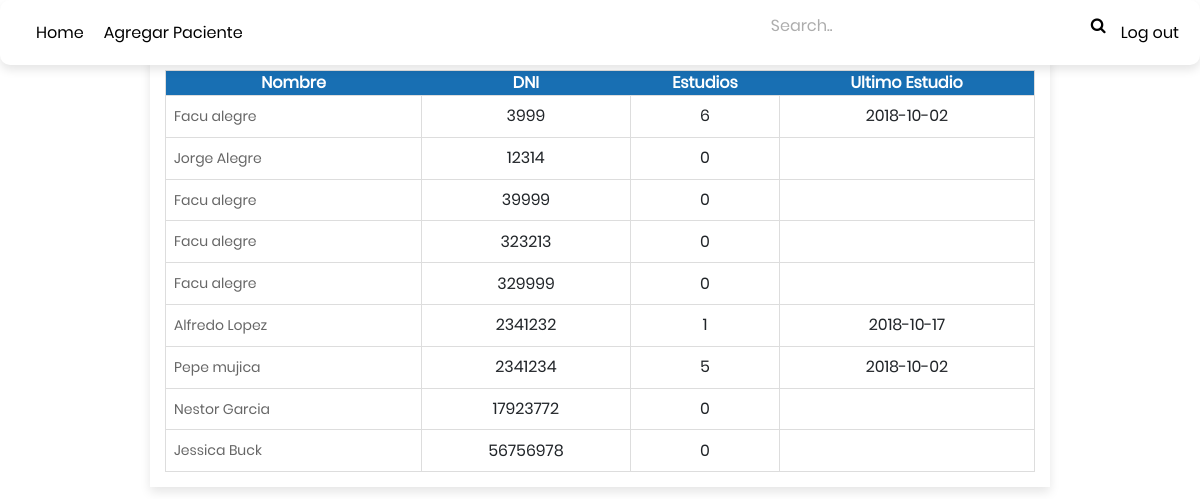
Before: / (signed in) with the older database file.
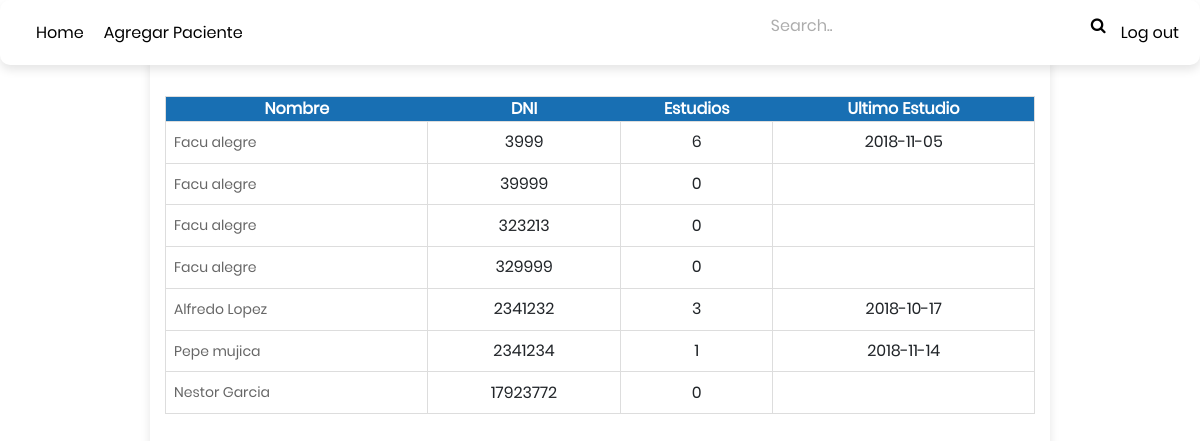
After: the same page with the newer database file.
### nonrisk/models.py (models this page shows, shortened)
class Pacient(models.Model):
    id = models.IntegerField(primary_key=True) #DNI
    MALE = 'M'
    FEMALE = 'F'
    SEX_OPTIONS = ((MALE, 'Male'), (FEMALE, 'Female'))
    name = models.CharField(max_length=50, null=False, blank=False)
    name_second = models.CharField(max_length=50, null=True, blank=True)
    name_last = models.CharField(max_length=50, null=False, blank=False)
    sex = models.CharField(max_length=1, choices=SEX_OPTIONS)
    address = models.CharField(max_length=175, null=False, blank=False)
    phone = models.IntegerField()
    date_of_birth = models.DateField()
    medical_details = models.CharField(max_length=300)
    WHITE = 'W'
    BLACK = 'B'
    RACE_OPTIONS = ((WHITE, 'white'), (BLACK, 'black'))
    race = models.CharField(max_length=1, choices=RACE_OPTIONS, null=False, blank=False)
    arterial_age = models.FloatField(null=True, blank=True)
    smoke = models.BooleanField()
    smoke_quantity = models.IntegerField(null=True, blank=True)
    smoke_duration = models.DateField(null=True, blank=True)
    smoke_quit = models.DateField(null=True, blank=True)
    diabetes = models.BooleanField()
    diabetes_type = models.IntegerField(null=True, blank=True)
    diabetes_date = models.DateField(null=True, blank=True)
    PRIMARY = 'Primaria'
    SECONDARY = 'Secundaria'
    HYPER_OPTIONS = ((PRIMARY, 'Primaria'),(SECONDARY, 'Secundaria'))
    hyper = models.BooleanField()
    hyper_type = models.CharField(null=True, max_length=10,choices=HYPER_OPTIONS, blank=True)
    hyper_date = models.DateField(null=True, blank=True)
    I = 'I'
    IIA = 'IIa'
    IIB = 'IIb'
    III = 'III'
    IV = 'IV'
    V = 'V'
    DISLIPIDEMIA_OPTIONS = ((I,'I'),(IIA, 'IIa'),(IIB,'IIb'),(III,'III'),
        (IV, 'IV'),(V,'V'))
    dislipidemia = models.BooleanField()
    dislipidemia_type = models.CharField(null=True, max_length=10,
                                         choices=DISLIPIDEMIA_OPTIONS, blank=True)
    dislipidemia_date = models.DateField(null=True, blank=True)
    G1 ='G1'
    G2 ='G2'
    G3A='G3a'
    G3B='G3b'
    G4 ='G4'
    G5 ='G5'
    IRC_OPTIONS = ((G1,'G1'),(G2,'G2'),(G3A,'G3a'),(G3B,'G3b'),(G4,'G4'),(G5,'G5'))
    irc = models.BooleanField()
    irc_type = models.CharField(null=True,blank=True, choices=IRC_OPTIONS, max_length=3)
    iam = models.BooleanField()
    acv = models.BooleanField()
    revasc = models.BooleanField()
    enfvp = models.BooleanField()
    acv_ait= models.BooleanField()
    fecvt = models.BooleanField()

### nonrisk/views.py (the view)
# urls.py: path('', views.pacients_view, name='pacients_view'),
@login_required
def pacients_view(request):
    pacients_list = Pacient.objects.all()
    studies_list = Studies.objects.all()
    ammount_studies = 0
    ammount_studies_dict = {}
    last_studies_date_dict = {}
    last_studies_date = ''
    for pacient in pacients_list:
        ammount_studies = studies_list.filter(pacient_id= pacient.id).count()
        if ammount_studies > 0:
            last_studies_date = studies_list.filter(pacient_id= pacient.id).order_by('date').first()
            last_studies_date = str(last_studies_date.date)
        else:
            ammount_studies = 0
            last_studies_date = ''
        last_studies_date_dict.update({pacient.id : last_studies_date})
        ammount_studies_dict.update({pacient.id : ammount_studies})
        last_studies_date = ''
        ammount_studies = 0
    context = {'pacients_list': pacients_list, 'ammount_studies': ammount_studies_dict,
     'last_studies_date': last_studies_date_dict}
    return render(request,'pacients.html',context)

### nonrisk/views.py (called while the page is built)
@register.filter
def get_item(dictionary, key): return dictionary.get(key)

### nonrisk/templates/pacients.html
{% extends 'navbar.html' %}
{% block content %}
{% load static %}
<div class="container-list">
  <body>
    {% if pacients_list %}
      <table style="width:100%; top: 0;">
        <tr>
          <th>Nombre</th>
          <th>DNI</th>
          <th>Estudios</th>
          <th>Ultimo Estudio</th>
        </tr>
    {% for pacient in pacients_list %}
      <tr>
        <td style='text-align: left'>
          <a class=" "href="/pacient/{{ pacient.id }}"> {{ pacient.name}} {{pacient.name_middle}} {{pacient.name_last}}
          </a>
        </td>
        <td>{{pacient.id}}</td>
        <td>{{ammount_studies|get_item:pacient.id}}</td>
        <td>{{last_studies_date|get_item:pacient.id}}</td>
      </tr>
    {% endfor %}
      </table>
    {% else %}
      <p>No hay pacientes.</p>
    {% endif %}
  </body>
</div>
{% endblock %}

### nonrisk/templates/navbar.html (shortened to what this page needs)
<!DOCTYPE html>
<html>
<head>
    <link rel="stylesheet" type="text/css" href="/static/vendor/bootstrap/css/bootstrap.min.css">
    <link rel="stylesheet" type="text/css" href="/static/fonts/font-awesome-4.7.0/css/font-awesome.min.css">
    <link rel="stylesheet" type="text/css" href="/static/fonts/iconic/css/material-design-iconic-font.min.css">
    <link rel="stylesheet" type="text/css" href="/static/vendor/animate/animate.css">
    <link rel="stylesheet" type="text/css" href="/static/vendor/css-hamburgers/hamburgers.min.css">
    <link rel="stylesheet" type="text/css" href="/static/vendor/animsition/css/animsition.min.css">
    <link rel="stylesheet" type="text/css" href="/static/vendor/select2/select2.min.css">
    <link rel="stylesheet" type="text/css" href="/static/vendor/daterangepicker/daterangepicker.css">
    <link rel="stylesheet" type="text/css" href="/static/css/util.css">
    <link rel="stylesheet" type="text/css" href="/static/css/main.css">
</head>
<body>
  <div class="limiter">
    <div class="wrap-navbar">
      <div class='hover-edit' style="padding-left: 5px; padding-right: 5px;">
        <a href='/'>Home</a>
      </div>
      <div class='hover-logout'>
        <a href='/accounts/logout'  style="float: right;">Log out</a>
        <a href='/add/pacient'>Agregar Paciente</a>
      </div>
      <form  method='POST' action="{% url 'pacient_search'%}" style="float: right;">
        <input type="text" placeholder="Search.." name="data">
        <button type="submit"><i class="fa fa-search"></i></button>
      </form>
  </div>
</div>
{% block content %}
{% endblock %}
</body>
</html>

### nonrisk/static/css/main.css (style rules this page uses)
* { margin: 0px; padding: 0px; box-sizing: border-box; }
body, html { height: 100%; font-family: Poppins-Regular, sans-serif; }
a { font-family: Poppins-Regular; font-size: 14px; line-height: 1.7; color: #666666; margin: 0px; transition: all 0.4s; -webkit-transition: all 0.4s; -o-transition: all 0.4s; -moz-transition: all 0.4s; }
input { outline: none; border: none; }
button { outline: none !important; border: none; background: transparent; }
.limiter { width: 100%; margin: 0 auto; }
.wrap-navbar { width: 100%; float: left; display: block; position: fixed; top: 0; background: #fff; border-radius: 10px; overflow: hidden; padding: 14px 16px; margin: 0; box-shadow: 0 5px 10px 0px rgba(0, 0, 0, 0.1); -moz-box-shadow: 0 5px 10px 0px rgba(0, 0, 0, 0.1); -webkit-box-shadow: 0 5px 10px 0px rgba(0, 0, 0, 0.1); -o-box-shadow: 0 5px 10px 0px rgba(0, 0, 0, 0.1); -ms\-box-shadow: 0 5px 10px 0px rgba(0, 0, 0, 0.1); }
.container-list { margin: 150px; margin-top: 55px; min-height: 50vh; display: flex; border-collapse: collapse; flex-wrap: wrap; justify-content: center; align-items: center; padding: 15px; -webkit-box-shadow: 0 5px 10px 0px rgba(0, 0, 0, 0.1); }
.container-list table { text-align: center; top:0; }
.container-list tr, td { border: 1px solid #ddd; padding: 8px; }
.container-list th { color: white; text-align: center; background-color: #186FB3 }
.wrap-navbar a { float: left; color: black; padding: 5px; margin-left: 10px; font-size: 16px; }

Changed rows visible on the page:
removed Pacient: name "Jorge", name_last "Alegre", id "12314", id "0"
removed Pacient: name "Jessica", name_last "Buck", id "56756978", id "0"
changed Pacient id 3999: id "2018-10-02" → "2018-11-05"
changed Pacient "Alfredo": id "1" → "3"
changed Pacient "Pepe": id "5" → "1"; id "2018-10-02" → "2018-11-14"
